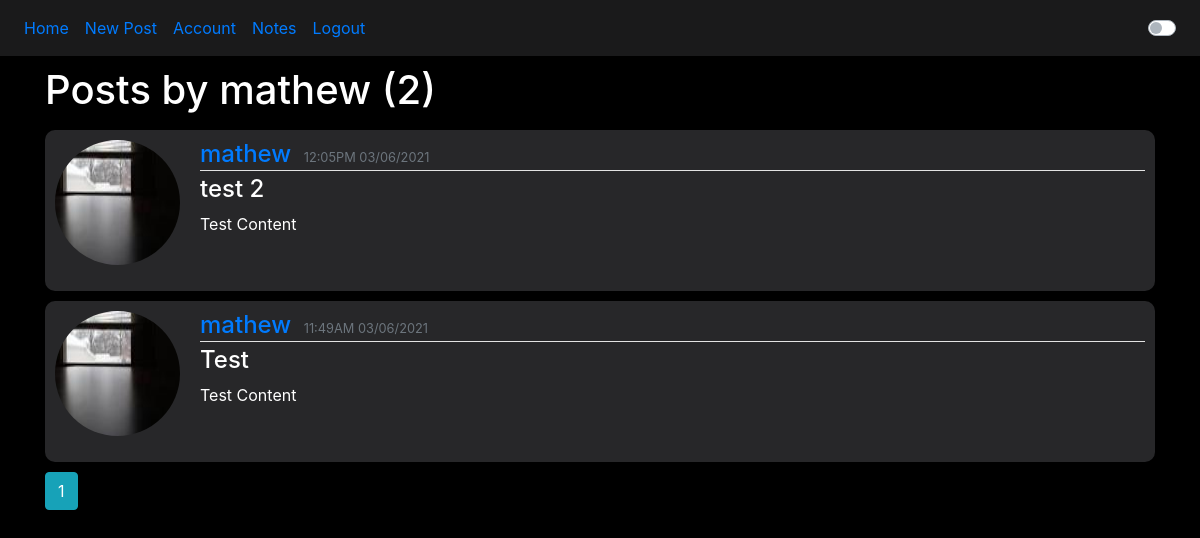
The page /user/mathew (signed in) on the database its author committed.
### website/models.py (models this page shows)
class User(db.Model, UserMixin):
    id = db.Column(db.Integer, primary_key=True)
    username = db.Column(db.String(20), unique=True)
    email = db.Column(db.String(150), unique=True)
    image_file = db.Column(db.String(20), default='default.jpg')
    password = db.Column(db.String(150))
    first_name = db.Column(db.String(150))
    notes = db.relationship('Note')
    posts = db.relationship('Post', backref='author')

class Post(db.Model):
    id = db.Column(db.Integer, primary_key=True)
    title = db.Column(db.String(100))
    date = db.Column(db.DateTime, default=datetime.now())
    content = db.Column(db.Text)
    user_id = db.Column(db.Integer, db.ForeignKey('user.id'))

### website/views.py (the view)
@views.route("/user/<string:username>")
@login_required
def user_posts(username):
    page = request.args.get('page', 1, type=int)
    filter_user = User.query.filter_by(username=username).first_or_404()
    posts = Post.query.filter_by(author=filter_user)\
        .order_by(Post.date.desc())\
        .paginate(page=page, per_page=5)
    return render_template('user_posts.html', posts=posts, user=current_user, filter_user=filter_user )

### website/__init__.py (called while the page is built)
def create_app():
    app = Flask(__name__)
    app.config['SECRET_KEY'] = '15s3d4fff5359g5k3y58t41b2v8t8y4h5j22x5ss2d45f5f'
    app.config['SQLALCHEMY_DATABASE_URI'] = f'sqlite:///{DB_NAME}'
    db.init_app(app)
    from .views import views
    from .auth import auth
    app.register_blueprint(auth, url_prefix='/')
    app.register_blueprint(views, url_prefix='/')
    from .models import User, Note
    create_database(app)
    login_manager = LoginManager()
    login_manager.login_view = 'auth.login'
    login_manager.init_app(app)
    @login_manager.user_loader
    def load_user(id):
        return User.query.get(int(id))
    return app

### website/templates/user_posts.html
{% extends "base.html" %}
{% block content %}
    <h1 class="mb-3">Posts by {{ filter_user.username }} ({{ posts.total }})</h1>
    {% for post in posts.items %}
        <article class="content-background media content-section">
          <img class="rounded-circle account-img" src="{{ url_for('static', filename='images/' + post.author.image_file) }}">
          <div class="media-body overflow">
            <div class="title-underline">
                <h4 style="display: inline;"><a class="mr-2" href="{{ url_for('views.user_posts', username=post.author.username) }}">{{ post.author.username }}</a></h4>
              <small class="text-muted">{{ post.date.strftime('%I:%M%p %m/%d/%Y') }}</small>
            </div>
            <h4><a class="post-title" href="{{ url_for('views.post', post_id=post.id) }}">{{ post.title }}</a></h4>
            <p>{{ post.content }}</p>
          </div>
        </article>
    {% endfor %}
    {% for page_num in posts.iter_pages(left_edge=1, right_edge=1, left_current=1, right_current=2) %}
      {% if page_num %}
        {% if posts.page == page_num %}
          <a class="btn btn-info mb-4" href="{{ url_for('views.user_posts', username=filter_user.username, page=page_num) }}">{{ page_num }}</a>
        {% else %}
          <a class="btn btn-outline-info mb-4" href="{{ url_for('views.user_posts', username=filter_user.username, page=page_num) }}">{{ page_num }}</a>
        {% endif %}
      {% else %}
        ...
      {% endif %}
    {% endfor %}
{% endblock content %}

### website/static/main.css (style rules this page uses)
body { background-color: black; color: white; }
.account-img { height: 125px; width: 125px; margin-right: 20px; margin-bottom: 16px; }
.content-background { background-color: #272729; border-radius: 10px; padding: 10px; margin-bottom: 10px; }
.title-underline { padding-bottom: 1px; margin-bottom: 4px; border-bottom: 1px solid #e3e3e3 }
.post-title { color: white; }
.overflow { word-break: break-all; }

### rows shown on the page
User: username "mathew"
Post: image_file (picture), author.username "mathew", date "12:05PM 03/06/2021", title "test 2", content "Test Content"
Post: image_file (picture), author.username "mathew", date "11:49AM 03/06/2021", title "Test", content "Test Content"

### other values the page prints
{{ posts.total }} "2"
{{ page_num }} "1"
